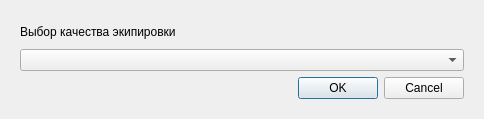
<?xml version="1.0" encoding="UTF-8"?>
<ui version="4.0">
 <class>EquipChange</class>
 <widget class="QDialog" name="EquipChange">
  <property name="geometry">
   <rect>
    <x>0</x>
    <y>0</y>
    <width>484</width>
    <height>119</height>
   </rect>
  </property>
  <property name="windowTitle">
   <string>Выбор экипировки</string>
  </property>
  <layout class="QHBoxLayout" name="horizontalLayout_2">
   <item>
    <widget class="QWidget" name="widget" native="true">
     <layout class="QVBoxLayout" name="verticalLayout">
      <item>
       <widget class="QLabel" name="label">
        <property name="text">
         <string>Выбор качества экипировки</string>
        </property>
       </widget>
      </item>
      <item>
       <widget class="QComboBox" name="equiplist"/>
      </item>
      <item>
       <widget class="QDialogButtonBox" name="buttonBox">
        <property name="standardButtons">
         <set>QDialogButtonBox::Cancel|QDialogButtonBox::Ok</set>
        </property>
       </widget>
      </item>
     </layout>
    </widget>
   </item>
  </layout>
 </widget>
 <resources/>
 <connections>
  <connection>
   <sender>buttonBox</sender>
   <signal>accepted()</signal>
   <receiver>EquipChange</receiver>
   <slot>accept()</slot>
   <hints>
    <hint type="sourcelabel">
     <x>241</x>
     <y>89</y>
    </hint>
    <hint type="destinationlabel">
     <x>241</x>
     <y>59</y>
    </hint>
   </hints>
  </connection>
  <connection>
   <sender>buttonBox</sender>
   <signal>rejected()</signal>
   <receiver>EquipChange</receiver>
   <slot>reject()</slot>
   <hints>
    <hint type="sourcelabel">
     <x>241</x>
     <y>89</y>
    </hint>
    <hint type="destinationlabel">
     <x>241</x>
     <y>59</y>
    </hint>
   </hints>
  </connection>
 </connections>
</ui>
